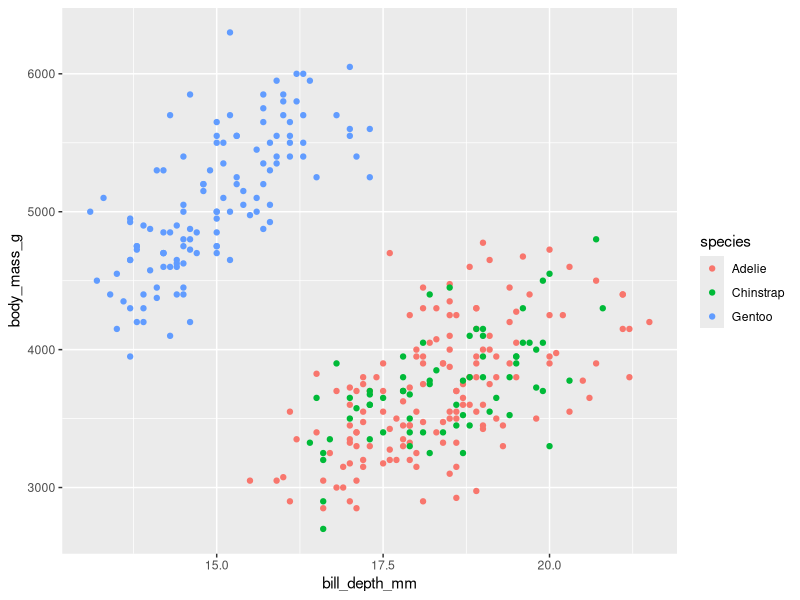
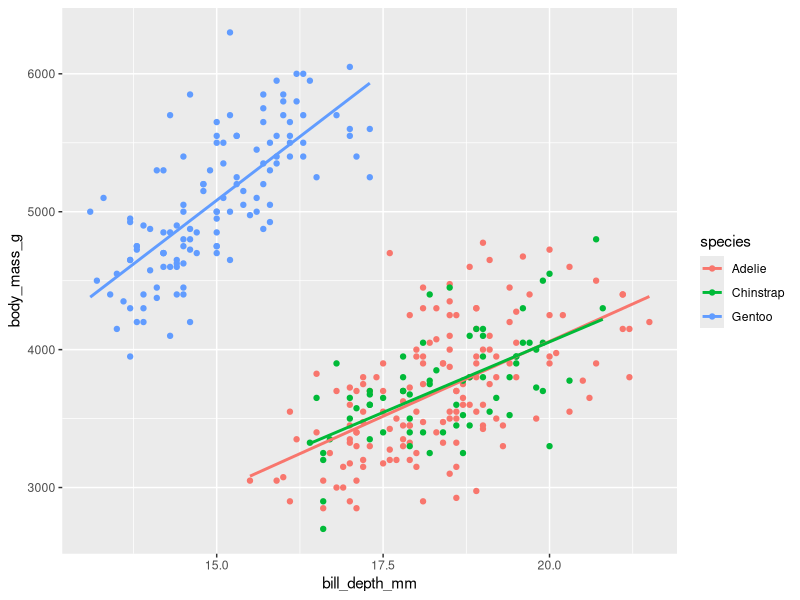
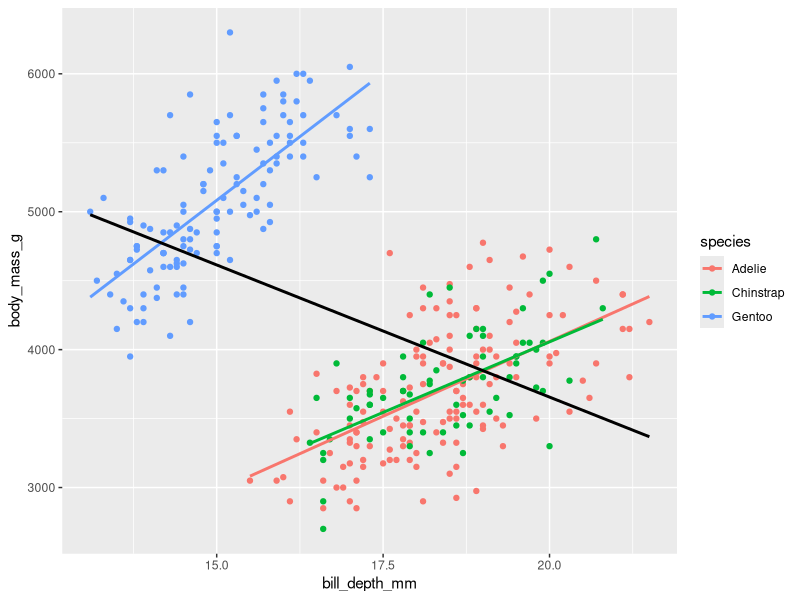
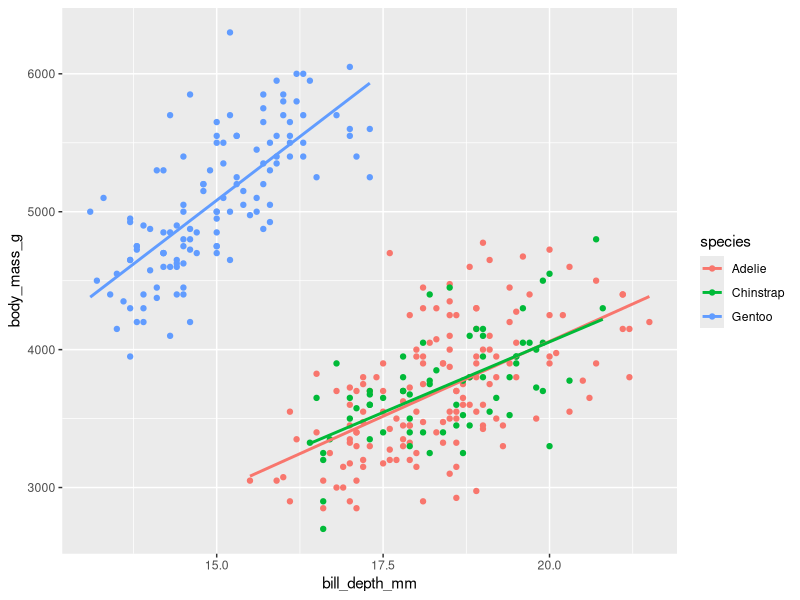

The R source for these figures, in order:
#- código R usado en el trabajo


#- pkgs
library(palmerpenguins)
library(tidyverse)

#- datos
df <- palmerpenguins::penguins


#- cojos datos de pingüinos y arreglo un poco 
df <- palmerpenguins::penguins %>% 
  dplyr::select(species, bill_depth_mm, body_mass_g) %>% 
  tidyr::drop_na()


#- primer plot
p <- ggplot(data = df, 
            mapping = aes(x = bill_depth_mm, y = body_mass_g, color = species)) +
  geom_point()

p


#- segundo gráfico
p <- p + geom_smooth(method = "lm", se = FALSE) 

p


#- tercer gráfico
p + geom_smooth(method = "lm", se = FALSE, color = "black") 

p